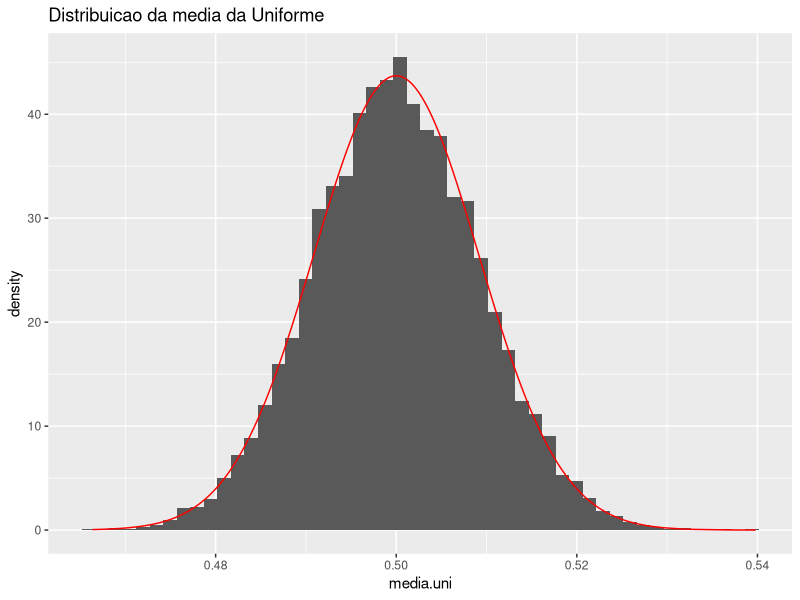
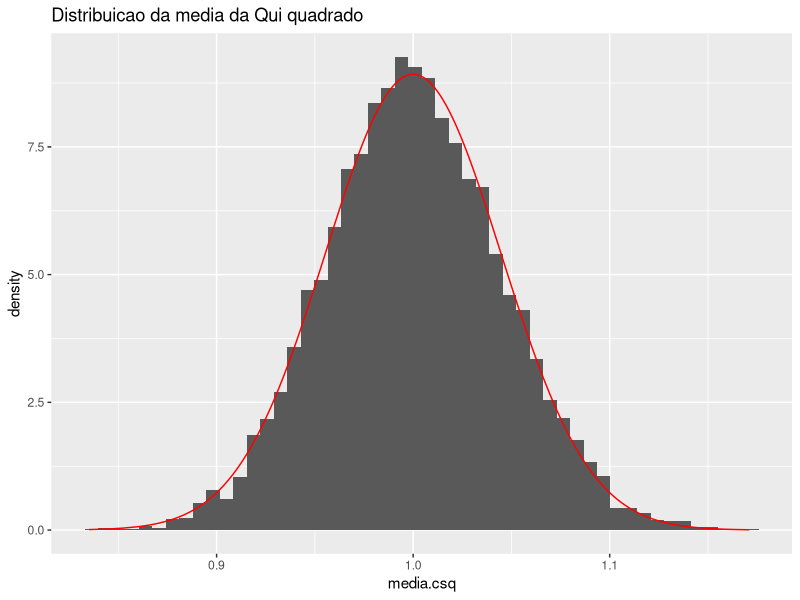

Write R code to recreate these figures, in order.
# clear all
rm(list = ls())

# bibliotecas utilizadas
library(ggplot2)

# define semente aleatoria para reprodução
set.seed(987123)

# quantidade de amostras
qtd = 10000

# Tamanho da amostra aleatoria
n=1000


# Tabela que guarda o resultado de cada amostra
data = data.frame(amostra = 1:qtd, media.uni=0, media.csq=0)

head(data)

# para cara ensaio (desiginada pela linha da tabela)
# Extrai uma amostra da qui quadrado
# Extrai uma amostra da Uniforme
# calcula a media aritimetica das amostras
for(i in data$amostra){
  # retira amostra aleatoria
  sample.chi = rchisq(n, df = 1)
  sample.uni = runif(n)
  
  data$media.uni[i] = mean(sample.uni)
  data$media.csq[i] = mean(sample.chi)
}


# Plota o histograma das MEDIAS da distribuicao uniforme
# lembre: var(uniforme) =  (b-1)^2 * 1/12
ggplot(data) +
  geom_histogram(aes(x=media.uni, y = ..density..), bins = 50) +
  geom_line(aes(x,y), data = data.frame(x=data$media.uni,
                                        y=dnorm(data$media.uni,
                                                mean = 0.5,
                                                sd = ((1/12)/n)^0.5)), color = "red") +
  labs(title = "Distribuicao da media da Uniforme")

# Plota o histograma das MEDIAS da distribuicao qui-quadrado
# lembre: Mean(Csq) = df
#         var(df) =  2*df
ggplot(data) +
  geom_histogram(aes(x=media.csq, y = ..density..), bins = 50) +
  geom_line(aes(x,y), data = data.frame(x=data$media.csq,
                                        y=dnorm(data$media.csq,
                                                mean = 1,
                                                sd = (2/n)^0.5)), color = "red") +
  labs(title = "Distribuicao da media da Qui quadrado")
